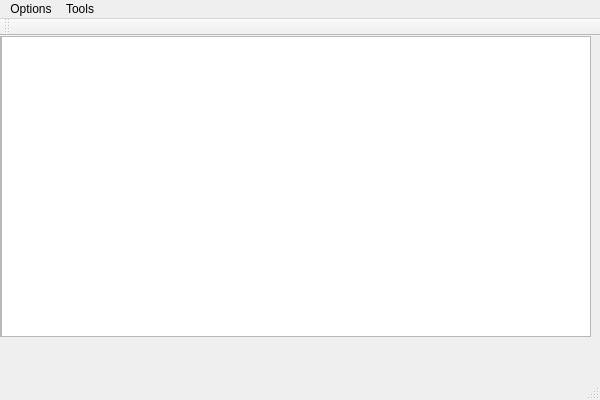
<?xml version="1.0" encoding="UTF-8"?>
<ui version="4.0">
 <class>MainWindow</class>
 <widget class="QMainWindow" name="MainWindow">
  <property name="geometry">
   <rect>
    <x>0</x>
    <y>0</y>
    <width>600</width>
    <height>400</height>
   </rect>
  </property>
  <property name="windowTitle">
   <string>MainWindow</string>
  </property>
  <widget class="QWidget" name="centralWidget">
   <widget class="QScrollArea" name="scrollArea">
    <property name="geometry">
     <rect>
      <x>0</x>
      <y>-40</y>
      <width>591</width>
      <height>341</height>
     </rect>
    </property>
    <property name="widgetResizable">
     <bool>true</bool>
    </property>
    <widget class="QWidget" name="scrollAreaWidgetContents">
     <property name="geometry">
      <rect>
       <x>0</x>
       <y>0</y>
       <width>589</width>
       <height>339</height>
      </rect>
     </property>
     <widget class="QTextEdit" name="centralLabel">
      <property name="geometry">
       <rect>
        <x>0</x>
        <y>39</y>
        <width>591</width>
        <height>301</height>
       </rect>
      </property>
     </widget>
    </widget>
   </widget>
  </widget>
  <widget class="QMenuBar" name="menuBar">
   <property name="geometry">
    <rect>
     <x>0</x>
     <y>0</y>
     <width>600</width>
     <height>25</height>
    </rect>
   </property>
   <widget class="QMenu" name="menuOptions">
    <property name="title">
     <string>Options</string>
    </property>
    <addaction name="actionOpen"/>
    <addaction name="actionSave"/>
    <addaction name="actionRevert"/>
   </widget>
   <widget class="QMenu" name="menuCalc">
    <property name="title">
     <string>Tools</string>
    </property>
    <addaction name="actionCcc"/>
   </widget>
   <addaction name="menuOptions"/>
   <addaction name="menuCalc"/>
  </widget>
  <widget class="QToolBar" name="mainToolBar">
   <attribute name="toolBarArea">
    <enum>TopToolBarArea</enum>
   </attribute>
   <attribute name="toolBarBreak">
    <bool>false</bool>
   </attribute>
  </widget>
  <widget class="QStatusBar" name="statusBar"/>
  <action name="actionOpen">
   <property name="text">
    <string>Open</string>
   </property>
  </action>
  <action name="actionSave">
   <property name="text">
    <string>Save</string>
   </property>
  </action>
  <action name="actionRevert">
   <property name="text">
    <string>Revert</string>
   </property>
  </action>
  <action name="actionCalculator">
   <property name="text">
    <string>Calculator</string>
   </property>
  </action>
  <action name="actionCcc">
   <property name="checkable">
    <bool>true</bool>
   </property>
   <property name="text">
    <string>Calculator</string>
   </property>
  </action>
 </widget>
 <layoutdefault spacing="6" margin="11"/>
 <resources/>
 <connections/>
</ui>
